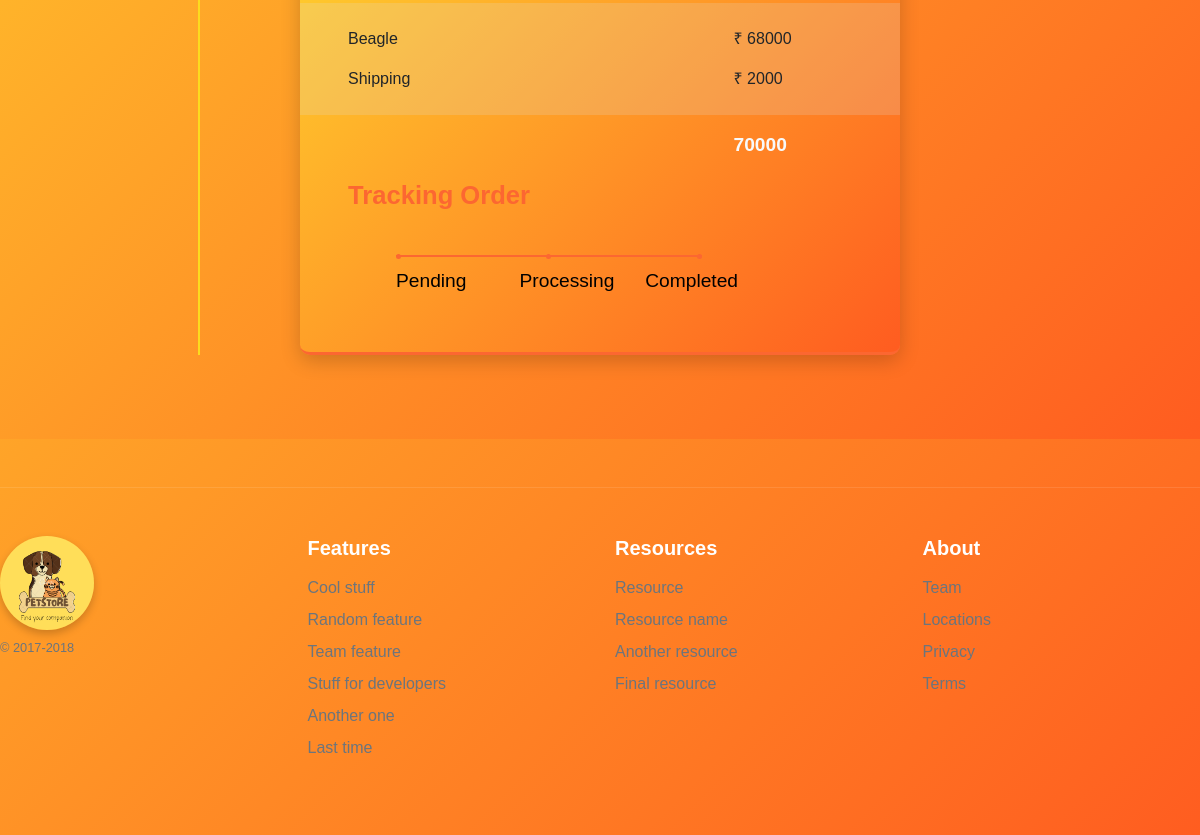
The page /order/ (signed in, lower part) on the database as committed earlier.
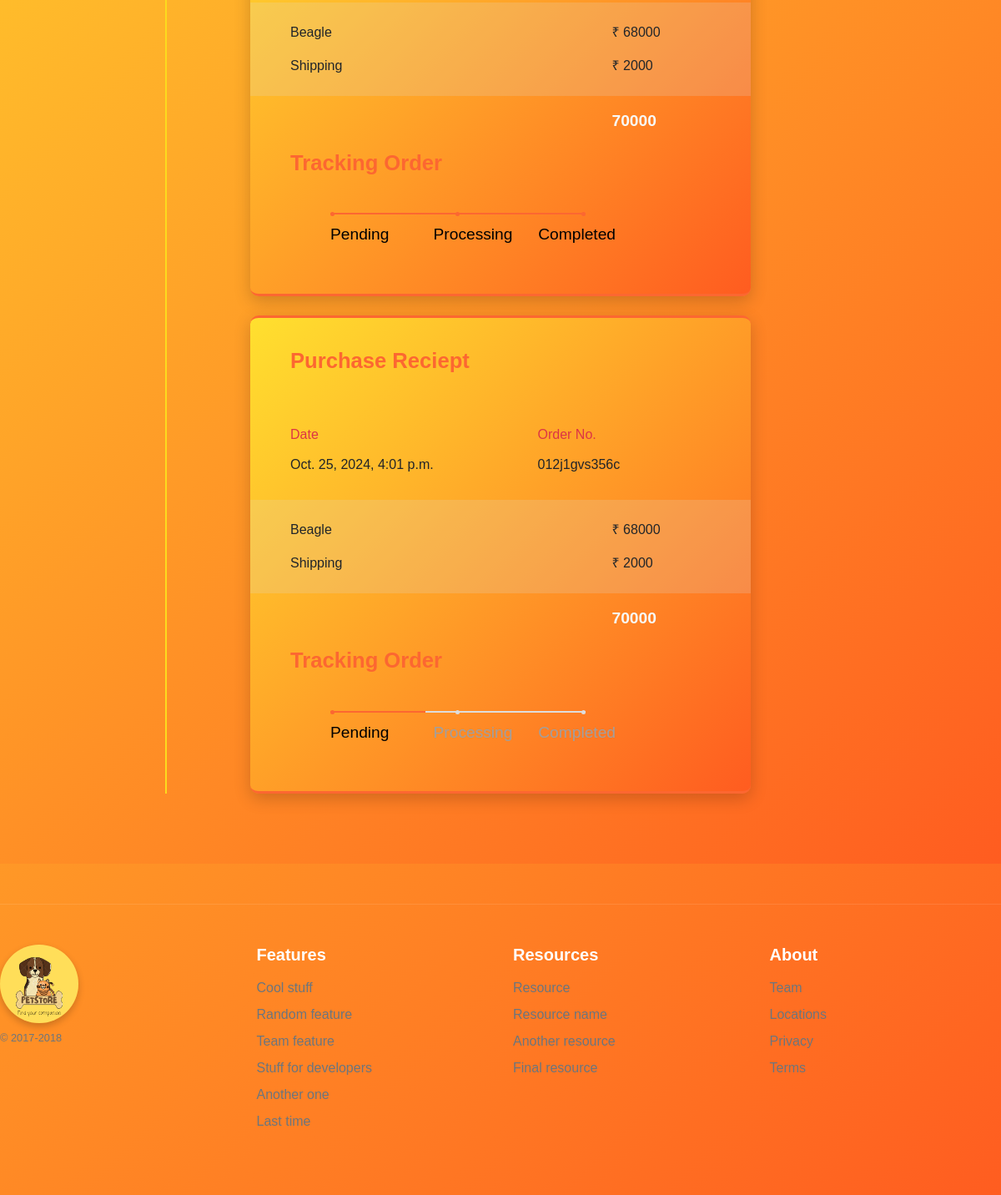
The same page on the database as committed later.
### core/models.py (models this page shows, shortened)
class Order(models.Model):
    STATUS_CHOICES = [
        ('PENDING', 'Pending'),
        ('PROCESSING', 'Processing'),
        ('COMPLETED', 'Completed'),
        ('CANCELLED', 'Cancelled'),
    ]
    user = models.ForeignKey(User, on_delete=models.CASCADE)
    pet = models.ForeignKey(Pet, on_delete=models.CASCADE)
    quantity = models.PositiveIntegerField(default=1)
    order_at = models.DateTimeField(auto_now_add=True)
    status = models.CharField(max_length=20, choices=STATUS_CHOICES, default='PENDING')
    customer = models.ForeignKey(Customer, on_delete=models.CASCADE, default=None)

class Pet(models.Model):
    CATEGORY_CHOICES = [
        ('DOG', 'Dog'),
        ('CAT', 'Cat'),
        ('BIRD', 'Bird'),
    ]
    name = models.CharField(max_length=100)
    category = models.CharField(max_length=20, choices=CATEGORY_CHOICES)
    small_description=models.CharField(max_length=300)
    description=models.TextField()
    selling_price = models.IntegerField()
    discounted_price = models.IntegerField()
    percentage = models.IntegerField(default=0)
    price_and_quantity_total = models.IntegerField(default=0)
    pet_image =models.ImageField(upload_to='pet_images')  # As we are using image field we have to intall 'pillow'. And we have to Define MEDIA_URL in settings.py file so that all folder should save in media directory

### core/views.py (the view)
# urls.py: path('order/',views.order,name='order'),
def order(request):
    ord=Order.objects.filter(user=request.user)
    return render(request,'core/order.html',{'ord':ord})

### core/templates/core/order.html (shortened to what this page needs)
{% extends "core/base.html" %}
{% block content %}
<div class="container-fluid profile view-cart view-cart-right-side-bar">
    <div class="row">
        <div class="col-md-2 d-none d-md-block sidebar">
        </div>
        <div class="col-md-8">
                {% for o in ord %}
                <div class="order">
                    <div class="card">
                        <div class="title">Purchase Reciept</div>
                        <div class="info">
                            <div class="row">
                                <div class="col-7">
                                    <span id="heading" class="text-danger">Date</span><br>
                                    <span id="details" >{{o.order_at}}</span>
                                </div>
                                <div class="col-5 pull-right">
                                    <span id="heading" class="text-danger">Order No.</span><br>
                                    <span id="details">012j1gvs356c</span>
                                </div>
                            </div>
                        </div>
                        <div class="pricing">
                            <div class="row">
                                <div class="col-9">
                                    <span id="name">{{o.pet.name}}</span>
                                </div>
                                <div class="col-3">
                                    <span id="price">₹
                                        {{o.pet.discounted_price}}</span>
                                </div>
                            </div>
                            <div class="row">
                                <div class="col-9">
                                    <span id="name">Shipping</span>
                                </div>
                                <div class="col-3">
                                    <span id="price">₹ 2000</span>
                                </div>
                            </div>
                        </div>
                        <div class="total">
                            <div class="row">
                                <div class="col-9"></div>
                                <div class="col-3 text-light"><big>{{o.pet.discounted_price|add:2000}}</big></div>
                            </div>
                        </div>
                        <div class="tracking">
                            <div class="title">Tracking Order</div>
                        </div>
                        {% if o.status == 'PENDING' %}
                        <div class="progress-track ml-5">
                            <ul id="progressbar">
                                <li class="step0 active "
                                    id="step1">Pending</li>
                                <li class="step0  text-center"
                                    id="step2">Processing</li>
                                <li class="step0  text-right"
                                    id="step3">Completed</li>
                            </ul>
                        </div>
                        {% endif %}
                        {% if o.status == 'COMPLETED' %}
                        <div class="progress-track ml-5">
                            <ul id="progressbar">
                                <li class="step0 active "
                                    id="step1">Pending</li>
                                <li class="step0 active text-center"
                                    id="step2">Processing</li>
                                <li class="step0 active text-right"
                                    id="step3">Completed</li>
                            </ul>
                        </div>
                        {% endif %}
                    </div>
                </div>
                {% endfor %}
            </div>
    </div>
</div>
{% endblock content %}

### core/templates/core/base.html (shortened to what this page needs)
<!DOCTYPE html>
{% load static%}
<html lang="en">
    <head>
        <link rel="stylesheet" href="{% static "core/css/fontawesome.css" %}">
        <link rel="stylesheet" href="{% static "core/css/bootstrap.min.css" %}">
        <link rel="stylesheet" href="{% static "core/css/core.css" %}">
    </head>
    <body>
        {% block content %}{% endblock content %}
        {% include "core/footer.html" %}
    </body>
</html>

### core/templates/core/footer.html
{% load static %}
<footer class="pt-4 my-md-5 pt-md-5 border-top">
    <div class="row">
      <div class="col-12 col-md">
        <img class="mb-2" src="{% static "core/images/petstore_logo.png" %}" alt="" width="94" height="94">
        <small class="d-block mb-3 text-muted">© 2017-2018</small>
      </div>
      <div class="col-6 col-md">
        <h5>Features</h5>
        <ul class="list-unstyled text-small">
          <li><a class="text-muted" href="#">Cool stuff</a></li>
          <li><a class="text-muted" href="#">Random feature</a></li>
          <li><a class="text-muted" href="#">Team feature</a></li>
          <li><a class="text-muted" href="#">Stuff for developers</a></li>
          <li><a class="text-muted" href="#">Another one</a></li>
          <li><a class="text-muted" href="#">Last time</a></li>
        </ul>
      </div>
      <div class="col-6 col-md">
        <h5>Resources</h5>
        <ul class="list-unstyled text-small">
          <li><a class="text-muted" href="#">Resource</a></li>
          <li><a class="text-muted" href="#">Resource name</a></li>
          <li><a class="text-muted" href="#">Another resource</a></li>
          <li><a class="text-muted" href="#">Final resource</a></li>
        </ul>
      </div>
      <div class="col-6 col-md">
        <h5>About</h5>
        <ul class="list-unstyled text-small">
          <li><a class="text-muted" href="#">Team</a></li>
          <li><a class="text-muted" href="#">Locations</a></li>
          <li><a class="text-muted" href="#">Privacy</a></li>
          <li><a class="text-muted" href="#">Terms</a></li>
        </ul>
      </div>
    </div>
</footer>

### core/static/core/css/core.css (style rules this page uses)
body { background: linear-gradient(135deg, #ffe02f, #ff5c20); transition: background 0.5s ease; font-family: 'Arial', sans-serif; }
.card { box-shadow: 0 4px 10px rgba(0, 0, 0, 0.1); transition: transform 0.3s ease, box-shadow 0.3s ease; }
footer { background: linear-gradient(135deg, #FFD700); padding: 2rem 0; color: #fff; }
footer h5 { font-weight: bold; margin-bottom: 1rem; }
footer ul { padding-left: 0; list-style: none; }
footer ul li { margin-bottom: 0.5rem; }
footer ul li a { color: #fff; text-decoration: none; transition: color 0.3s ease; }
footer img { border-radius: 50%; box-shadow: 0 4px 8px rgba(0, 0, 0, 0.2); }
footer small { color: #fff; }
.border-top { border-color: rgba(255, 255, 255, 0.1) !important; }
.profile { background: #f8f9fa; }
.sidebar { padding: 1rem; border-right: 2px solid #fcdb1e; }
.card { background: linear-gradient(135deg, #ffe02f, #ff5c20); border: none; border-radius: 10px; transition: box-shadow 0.3s, transform 0.3s; }
.view-cart { margin-top: 5%; }
.view-cart-right-side-bar { background: linear-gradient(135deg, #ffe02f, #ff5c20); }
@media (min-width: 768px) { .sidebar { display: block; } }
.profile { padding-bottom: 7%; }

### core/templates/core/order.html (style rules this page uses)
.card { margin: auto; width: 100%; max-width:600px; padding: 4vh 0; box-shadow: 0 6px 20px 0 rgba(0, 0, 0, 0.19); border-top: 3px solid rgb(252, 103, 49); border-bottom: 3px solid rgb(252, 103, 49); border-left: none; border-right: none; }
.title { color: rgb(252, 103, 49); font-weight: 600; margin-bottom: 2vh; padding: 0 8%; font-size: initial; }
#details { font-weight: 400; }
.info { padding: 5% 8%; }
.info .col-5 { padding: 0; }
#heading { color: grey; line-height: 6vh; }
.pricing { background-color: #ddd3; padding: 2vh 8%; font-weight: 400; line-height: 2.5; }
.pricing .col-3 { padding: 0; }
.total { padding: 2vh 8%; color: rgb(252, 103, 49); font-weight: bold; }
.total .col-3 { padding: 0; }
#progressbar { margin-bottom: 3vh; overflow: hidden; color: rgb(252, 103, 49); padding-left: 0px; margin-top: 3vh }
#progressbar li { list-style-type: none; font-size: x-small; width: 25%; float: left; position: relative; font-weight: 400; color: rgb(160, 159, 159); }
#progressbar #step1:before { content: ""; color: rgb(252, 103, 49); width: 5px; height: 5px; margin-left: 0px !important; }
#progressbar #step2:before { content: ""; color: #fff; width: 5px; height: 5px; margin-left: 32%; }
#progressbar #step3:before { content: ""; color: #fff; width: 5px; height: 5px; margin-right: 32% ; }
#progressbar li:before { line-height: 29px; display: block; font-size: 12px; background: #ddd; border-radius: 50%; margin: auto; z-index: -1; margin-bottom: 1vh; }
#progressbar li:after { content: ''; height: 2px; background: #ddd; position: absolute; left: 0%; right: 0%; margin-bottom: 2vh; top: 1px; z-index: 1; }
.progress-track { padding: 0 8%; color:green; }
#progressbar li:nth-child(2):after { margin-right: auto; }
#progressbar li:nth-child(1):after { margin: auto; }
#progressbar li:nth-child(3):after { float: left; width: 68%; }
#progressbar li.active { color: black; }
#progressbar li.active:before, #progressbar li.active:after { background: rgb(252, 103, 49); }
.order { margin-top:3%; }
.title { font-size:1.6rem; }
#progressbar #step1 { font-size:1.2rem; }
#progressbar #step2 { font-size:1.2rem; }
#progressbar #step3 { font-size:1.2rem; }

Rows that differ between the two databases and show on the page:
added Order: order_at "Oct. 25, 2024, 4:01 p.m.", pet.name "Beagle", pet.discounted_price "68000", pet.discounted_price|add "70000", status "Pending"
